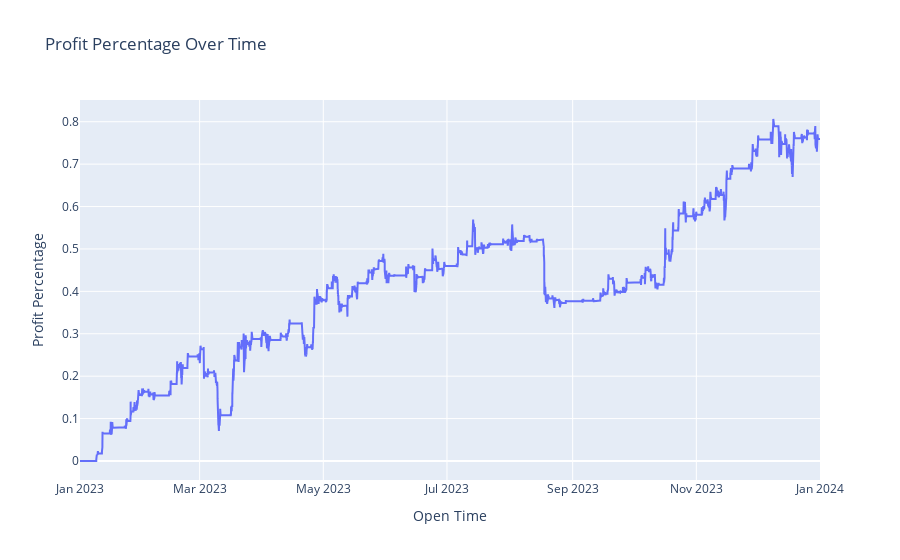

Source (notebook cell):
### Code cell
import plotly.graph_objects as go

# Create a line plot
fig = go.Figure()

# Add a line trace for 'profit_per' against 'open_time'
fig.add_trace(go.Scatter(x=b_df['open_time'], y=b_df['profit_per'], mode='lines', name='Profit Percentage'))

# Update layout to customize axes labels
fig.update_layout(
    title='Profit Percentage Over Time',
    xaxis=dict(title='Open Time'), 
    yaxis=dict(title='Profit Percentage') 
)

# Show the plot
fig.show()

### Figure 1 — Plotly figure (JSON) as saved in the notebook; plotly's stock layout.template omitted (floating-point values rounded to 4 significant figures; data arrays with more than 128 entries replaced by an {"elided": "..."} marker saying what was removed)
{"data": [{"mode": "lines", "name": "Profit Percentage", "type": "scatter", "x": {"elided": "17521 str values"}, "y": {"elided": "17521 float values"}}], "layout": {"title": {"text": "Profit Percentage Over Time"}, "xaxis": {"title": {"text": "Open Time"}}, "yaxis": {"title": {"text": "Profit Percentage"}}}}
